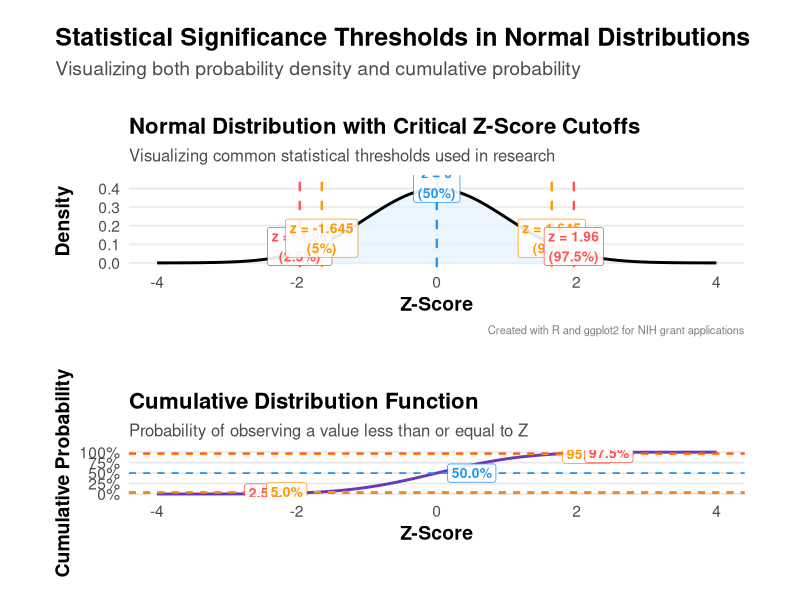
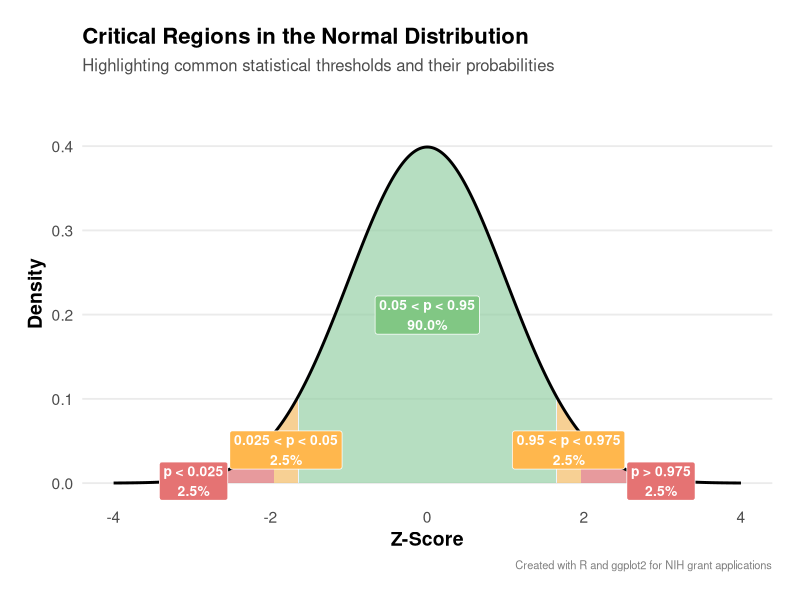

Generate these figures, in order, with R:
#!/usr/bin/env Rscript

#' Z-Score Visualization for NIH Grant Applications
#'
#' This script generates a visually appealing normal distribution plot
#' that highlights different z-score cutoffs and their corresponding
#' percentiles. Useful for explaining statistical thresholds in grant
#' applications.
#'
#' Author: Your Name
#' Date: 2025-05-22

# Load required libraries
library(tidyverse)
library(ggplot2)
library(dplyr)
library(patchwork)
library(viridis)
library(scales)

# Set a clean modern theme
theme_set(
  theme_minimal(base_size = 14) +
    theme(
      plot.title = element_text(face = "bold", size = 16),
      plot.subtitle = element_text(size = 12, color = "gray30"),
      plot.caption = element_text(size = 8, color = "gray50"),
      panel.grid.minor = element_blank(),
      panel.grid.major.x = element_blank(),
      legend.position = "bottom",
      plot.background = element_rect(fill = "white", color = NA),
      axis.title = element_text(face = "bold"),
      plot.margin = margin(20, 20, 20, 20)
    )
)

# Create a function to generate the Gaussian distribution plot
create_gaussian_plot <- function(save_path = NULL, width = 10, height = 7) {
  # Create sequence of z-scores
  z_scores <- seq(-4, 4, by = 0.01)

  # Create data frame with z-scores and corresponding density values
  gaussian_df <- tibble(
    z = z_scores,
    density = dnorm(z_scores),
    # Calculate cumulative probability for each z-score
    cumulative_prob = pnorm(z_scores)
  )

  # Define critical z-score cutoffs and their labels
  cutoffs <- tribble(
    ~z,
    ~label,
    ~percentile,
    ~color,
    -1.96,
    "z = -1.96\n(2.5%)",
    0.025,
    "#FF5252",
    -1.645,
    "z = -1.645\n(5%)",
    0.05,
    "#FF9800",
    0,
    "z = 0\n(50%)",
    0.5,
    "#2196F3",
    1.645,
    "z = 1.645\n(95%)",
    0.95,
    "#FF9800",
    1.96,
    "z = 1.96\n(97.5%)",
    0.975,
    "#FF5252"
  )

  # Generate the main distribution plot
  p1 <- ggplot(gaussian_df, aes(x = z, y = density)) +
    # Fill the curve with a solid color
    geom_area(
      fill = "#E3F2FD",
      alpha = 0.7
    ) +

    # Add the distribution curve
    geom_line(color = "black", linewidth = 1) +

    # Add vertical lines for critical z-values
    geom_vline(
      data = cutoffs,
      aes(xintercept = z, color = color),
      linetype = "dashed",
      linewidth = 0.8
    ) +
    scale_color_identity() +

    # Add labels for critical values
    geom_label(
      data = cutoffs,
      aes(x = z, y = dnorm(z) + 0.03, label = label, color = color),
      fill = "white",
      alpha = 0.9,
      fontface = "bold",
      size = 3.5
    ) +

    # Add title and labels
    labs(
      title = "Normal Distribution with Critical Z-Score Cutoffs",
      subtitle = "Visualizing common statistical thresholds used in research",
      x = "Z-Score",
      y = "Density",
      caption = "Created with R and ggplot2 for NIH grant applications"
    ) +

    # Set axis limits and remove legend
    coord_cartesian(ylim = c(0, 0.45)) +
    guides(fill = "none")

  # Create a cumulative distribution function plot
  p2 <- ggplot(gaussian_df, aes(x = z, y = cumulative_prob)) +
    geom_line(linewidth = 1, color = "#673AB7") +

    # Add horizontal lines for percentiles
    geom_hline(
      data = cutoffs,
      aes(yintercept = percentile, color = color),
      linetype = "dashed",
      linewidth = 0.6
    ) +
    scale_color_identity() +

    # Add labels for percentiles
    geom_label(
      data = cutoffs,
      aes(
        x = ifelse(z < 0, z - 0.5, z + 0.5),
        y = percentile,
        label = scales::percent(percentile, accuracy = 0.1),
        color = color
      ),
      fill = "white",
      alpha = 0.9,
      fontface = "bold",
      size = 3.5
    ) +

    # Add title and labels
    labs(
      title = "Cumulative Distribution Function",
      subtitle = "Probability of observing a value less than or equal to Z",
      x = "Z-Score",
      y = "Cumulative Probability"
    ) +

    # Format y-axis as percentage
    scale_y_continuous(labels = scales::percent) +
    coord_cartesian(ylim = c(0, 1))

  # Combine plots using patchwork
  combined_plot <- p1 /
    p2 +
    plot_layout(heights = c(2, 1)) +
    plot_annotation(
      title = "Statistical Significance Thresholds in Normal Distributions",
      subtitle = "Visualizing both probability density and cumulative probability",
      theme = theme(
        plot.title = element_text(size = 18, face = "bold"),
        plot.subtitle = element_text(size = 14, color = "gray30")
      )
    )

  # Save the plot if a path is provided
  if (!is.null(save_path)) {
    ggsave(
      filename = save_path,
      plot = combined_plot,
      width = width,
      height = height,
      dpi = 300
    )
    cat("Plot saved to:", save_path, "\n")
  }

  return(combined_plot)
}

# Create a shaded regions plot highlighting specific areas
create_shaded_regions_plot <- function(
  save_path = NULL,
  width = 10,
  height = 6
) {
  # Create sequence of z-scores
  z_scores <- seq(-4, 4, by = 0.01)

  # Create data frame with z-scores and corresponding density values
  gaussian_df <- tibble(
    z = z_scores,
    density = dnorm(z_scores)
  )

  # Define regions to shade with finite bounds
  regions <- tribble(
    ~start,
    ~end,
    ~region_name,
    ~fill_color,
    ~alpha,
    -4,
    -1.96,
    "p < 0.025",
    "#E57373",
    0.7,
    -1.96,
    -1.645,
    "0.025 < p < 0.05",
    "#FFB74D",
    0.6,
    -1.645,
    1.645,
    "0.05 < p < 0.95",
    "#81C784",
    0.5,
    1.645,
    1.96,
    "0.95 < p < 0.975",
    "#FFB74D",
    0.6,
    1.96,
    4,
    "p > 0.975",
    "#E57373",
    0.7
  )

  # Function to calculate area under the curve for each region
  calculate_area <- function(start_z, end_z) {
    # Calculate the probability (area)
    prob <- pnorm(end_z) - pnorm(start_z)
    return(prob)
  }

  # Add probability values to regions
  regions <- regions %>%
    rowwise() %>%
    mutate(
      probability = calculate_area(start, end),
      label_z = (start + end) / 2,
      label_y = dnorm(label_z) / 2
    ) %>%
    ungroup()

  # Create base plot
  p <- ggplot(gaussian_df, aes(x = z, y = density)) +
    # Add base ribbon for entire distribution
    geom_ribbon(
      aes(x = z, ymin = 0, ymax = density),
      fill = "#BBDEFB",
      alpha = 0.3
    )

  # Add shaded regions one by one
  for (i in 1:nrow(regions)) {
    region <- regions[i, ]

    # Filter data for this region
    region_data <- gaussian_df %>%
      filter(z >= region$start, z <= region$end)

    # Add shaded region
    p <- p +
      geom_ribbon(
        data = region_data,
        aes(x = z, ymin = 0, ymax = density),
        fill = region$fill_color,
        alpha = region$alpha,
        inherit.aes = FALSE
      )
  }

  # Add the distribution curve
  p <- p + geom_line(color = "black", linewidth = 1)

  # Add region labels
  for (i in 1:nrow(regions)) {
    region <- regions[i, ]

    label_data <- data.frame(
      x = region$label_z,
      y = region$label_y,
      label = paste0(
        region$region_name,
        "\n",
        scales::percent(region$probability, accuracy = 0.1)
      )
    )

    p <- p +
      geom_label(
        data = label_data,
        aes(x = x, y = y, label = label),
        fill = region$fill_color,
        color = "white",
        fontface = "bold",
        size = 3.5,
        inherit.aes = FALSE
      )
  }

  # Add title and labels
  p <- p +
    labs(
      title = "Critical Regions in the Normal Distribution",
      subtitle = "Highlighting common statistical thresholds and their probabilities",
      x = "Z-Score",
      y = "Density",
      caption = "Created with R and ggplot2 for NIH grant applications"
    ) +
    # Set axis limits and theme adjustments
    coord_cartesian(ylim = c(0, 0.45)) +
    guides(alpha = "none") +
    theme(legend.position = "none")

  # Save the plot if a path is provided
  if (!is.null(save_path)) {
    ggsave(
      filename = save_path,
      plot = p,
      width = width,
      height = height,
      dpi = 300
    )
    cat("Shaded plot saved to:", save_path, "\n")
  }

  return(p)
}

# Generate all plots
main <- function() {
  # Create output directory if it doesn't exist
  dir.create("outputs/figures", recursive = TRUE, showWarnings = FALSE)

  # Generate and save plots
  gaussian_plot <- create_gaussian_plot("outputs/figures/gaussian_z_scores.png")
  shaded_plot <- create_shaded_regions_plot(
    "outputs/figures/gaussian_regions.png"
  )

  # Print success message
  cat("Successfully generated the following files:\n")
  cat("1. outputs/figures/gaussian_z_scores.png\n")
  cat("2. outputs/figures/gaussian_regions.png\n")

  # Display plots in RStudio (if running interactively)
  if (interactive()) {
    print(gaussian_plot)
    print(shaded_plot)
  }
}

# Run the main function if this script is executed
if (!interactive() || getOption("run_main", FALSE)) {
  main()
}
